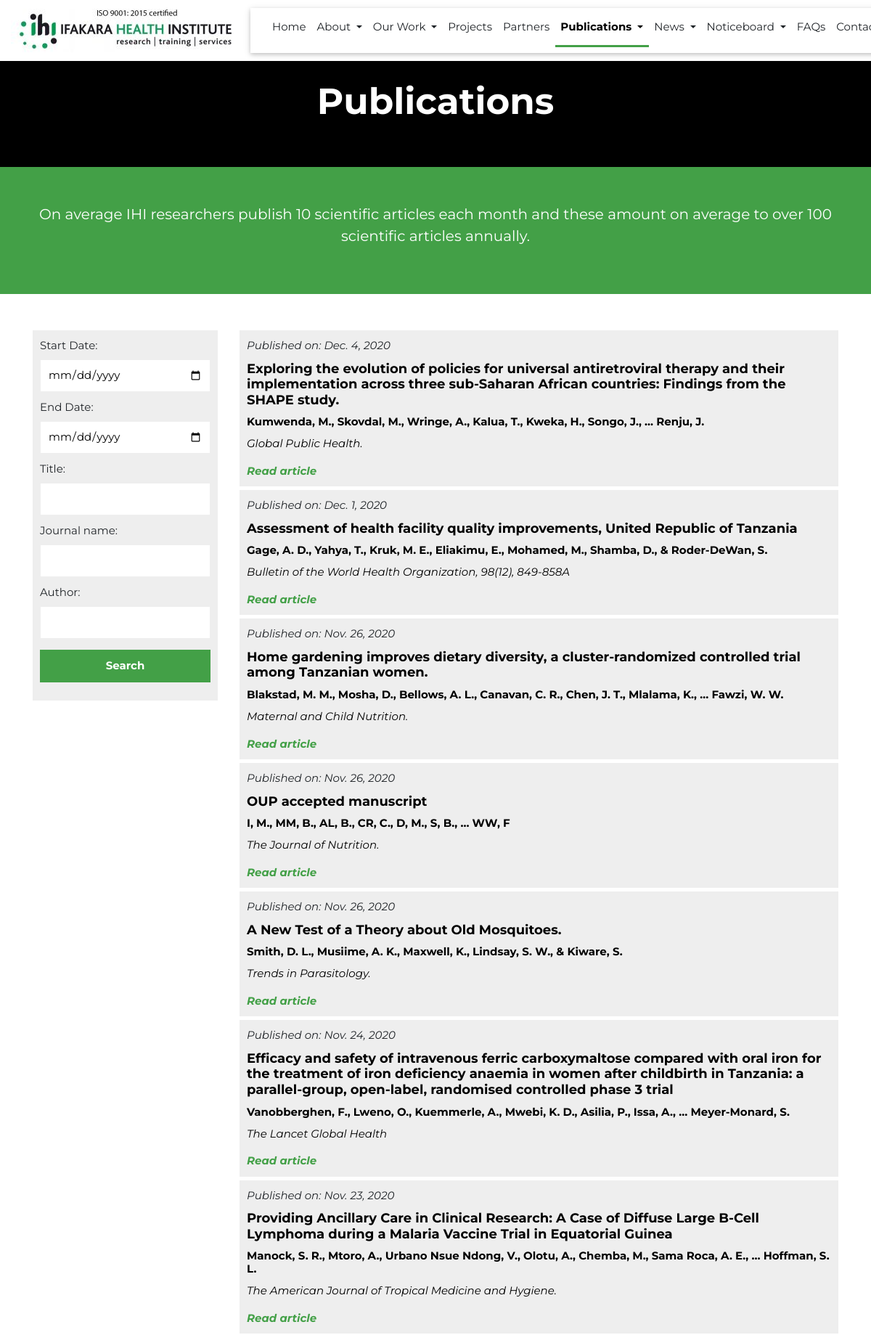
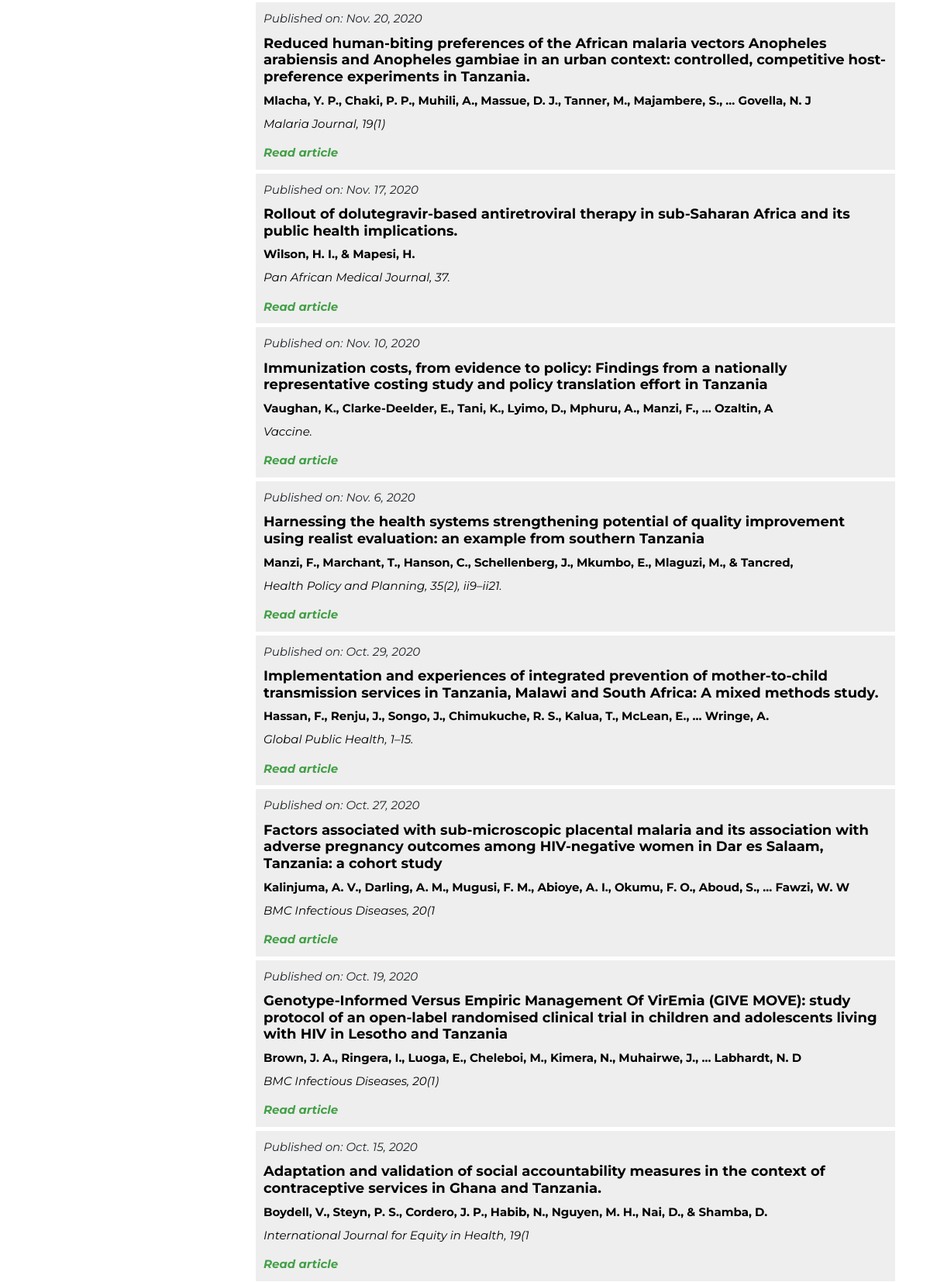
The app's page /publications/journals-paper/ (upper part) with its own data (2 pictures, top to bottom).
### ihi_wepapp/models.py (models this page shows, shortened)
class Publications(models.Model):
    published_date = models.DateField(blank=True)
    title = models.CharField(max_length = 500)
    journal_name= models.CharField(max_length = 100)
    authors = models.CharField(max_length = 1000, default = "")
    website_link = models.CharField(max_length = 200)
    abstract = RichTextField()
    class Meta:
        verbose_name_plural = "Publications"

### ihi_wepapp/views.py (the view)
# urls.py: path('publications/journals-paper/', views.journalPaper, name = 'journalPaper'),
def journalPaper(request):
    get_publications = Publications.objects.all().order_by('-published_date')
    get_events = Events.objects.all().order_by('-id')[:2]
    mypubfilter = PublicationFilter(request.GET, queryset = get_publications)
    get_publications = mypubfilter.qs
    context = {
        'get_publications': get_publications,
        'get_events': get_events,
        'mypubfilter': mypubfilter
    }
    template_name = 'pages/publications/journalpaper.html'
    return render(request, template_name, context)

### ihi_wepapp/templates/pages/publications/journalpaper.html (shortened to what this page needs)
{% extends "../base.html" %}
{% load static %}
{% block contents %}
<div class="journals_paper">
  <div class="container">
    <div class="row">
      <div class="col-md-12">
        <div class="content">
          <h1>publications</h1>
        </div>
      </div>
    </div>
  </div>
</div>
<div class="section_one_pub">
  <div class="container">
    <div class="row">
      <div class="col-md-12">
        <div class="content">
          <p>On average IHI researchers publish 10 scientific articles each month and these amount on average to over 100 scientific articles annually.</p>
        </div>
      </div>
    </div>
  </div>
</div>
<div class="section_two_pub_list">
  <div class="container">
    <div class="row">
      <div class="col-md-3">
        <div class="content_filter_pub">
          <form class="" action="" method="get">
            <div class="form-group">
              {{ mypubfilter.form }}
            </div>
            <div class="form-group">
              <button type="submit" name="button" value="result">Search</button>
            </div>
          </form>
        </div>
      </div>
      <div class="col-md-9">
        <div class="content_pub_list">
          {% for pub in get_publications %}
          <div class="pub_list">
            <i>Published on: {{ pub.published_date }}</i>
            <h2>{{ pub.title }}</h2>
            <h3>{{ pub.authors }}</h3>
            <p>{{ pub.journal_name }}</p>
            <a href="{{ pub.website_link }}" target="_blank">Read article</a>
          </div>
          {% endfor %}
        </div>
      </div>
    </div>
  </div>
</div>
{% endblock %}

### static/css/w3.css (style rules this page uses)
html { box-sizing:border-box }
*,*:before,*:after { box-sizing:inherit }
html { -ms-text-size-adjust:100%;-webkit-text-size-adjust:100% }
body { margin:0 }
a { background-color:transparent }
button,input,select,textarea,optgroup { font:inherit;margin:0 }
button,input { overflow:visible }
button,select { text-transform:none }
button,[type=button],[type=reset],[type=submit] { -webkit-appearance:button }
html,body { font-family:Verdana,sans-serif;font-size:15px;line-height:1.5 }
html { overflow-x:hidden }
h1 { font-size:36px }
h2 { font-size:30px }
h3 { font-size:24px }
h1,h2,h3,h4,h5,h6 { font-family:"Segoe UI",Arial,sans-serif;font-weight:400;margin:10px 0 }
a { color:inherit }

### records on screen
Publications: published_date "Dec. 4, 2020", title "Exploring the evolution of policies for universal antiretroviral therapy and their implementation across three sub-Saharan African countries: Findings from the SHAPE study.", authors "Kumwenda, M., Skovdal, M., Wringe, A., Kalua, T., Kweka, H., Songo, J., … Renju, J.", journal_name "Global Public Health."
Publications: published_date "Dec. 1, 2020", title "Assessment of health facility quality improvements, United Republic of Tanzania", authors "Gage, A. D., Yahya, T., Kruk, M. E., Eliakimu, E., Mohamed, M., Shamba, D., & Roder-DeWan, S.", journal_name "Bulletin of the World Health Organization, 98(12), 849-858A"
Publications: published_date "Nov. 26, 2020", title "Home gardening improves dietary diversity, a cluster-randomized controlled trial among Tanzanian women.", authors "Blakstad, M. M., Mosha, D., Bellows, A. L., Canavan, C. R., Chen, J. T., Mlalama, K., … Fawzi, W. W.", journal_name "Maternal and Child Nutrition."
Publications: published_date "Nov. 26, 2020", title "OUP accepted manuscript", authors "I, M., MM, B., AL, B., CR, C., D, M., S, B., … WW, F", journal_name "The Journal of Nutrition."
Publications: published_date "Nov. 26, 2020", title "A New Test of a Theory about Old Mosquitoes.", authors "Smith, D. L., Musiime, A. K., Maxwell, K., Lindsay, S. W., & Kiware, S.", journal_name "Trends in Parasitology."
Publications: published_date "Nov. 24, 2020", title "Efficacy and safety of intravenous ferric carboxymaltose compared with oral iron for the treatment of iron deficiency anaemia in women after childbirth in Tanzania: a parallel-group, open-label, randomised controlled phase 3 trial", authors "Vanobberghen, F., Lweno, O., Kuemmerle, A., Mwebi, K. D., Asilia, P., Issa, A., … Meyer-Monard, S.", journal_name "The Lancet Global Health"
Publications: published_date "Nov. 23, 2020", title "Providing Ancillary Care in Clinical Research: A Case of Diffuse Large B-Cell Lymphoma during a Malaria Vaccine Trial in Equatorial Guinea", authors "Manock, S. R., Mtoro, A., Urbano Nsue Ndong, V., Olotu, A., Chemba, M., Sama Roca, A. E., … Hoffman, S. L.", journal_name "The American Journal of Tropical Medicine and Hygiene."
Publications: published_date "Nov. 20, 2020", title "Reduced human-biting preferences of the African malaria vectors Anopheles arabiensis and Anopheles gambiae in an urban context: controlled, competitive host-preference experiments in Tanzania.", authors "Mlacha, Y. P., Chaki, P. P., Muhili, A., Massue, D. J., Tanner, M., Majambere, S., … Govella, N. J", journal_name "Malaria Journal, 19(1)"
Publications: published_date "Nov. 17, 2020", title "Rollout of dolutegravir-based antiretroviral therapy in sub-Saharan Africa and its public health implications.", authors "Wilson, H. I., & Mapesi, H.", journal_name "Pan African Medical Journal, 37."
Publications: published_date "Nov. 10, 2020", title "Immunization costs, from evidence to policy: Findings from a nationally representative costing study and policy translation effort in Tanzania", authors "Vaughan, K., Clarke-Deelder, E., Tani, K., Lyimo, D., Mphuru, A., Manzi, F., … Ozaltin, A", journal_name "Vaccine."
Publications: published_date "Nov. 6, 2020", title "Harnessing the health systems strengthening potential of quality improvement using realist evaluation: an example from southern Tanzania", authors "Manzi, F., Marchant, T., Hanson, C., Schellenberg, J., Mkumbo, E., Mlaguzi, M., & Tancred,", journal_name "Health Policy and Planning, 35(2), ii9–ii21."
Publications: published_date "Oct. 29, 2020", title "Implementation and experiences of integrated prevention of mother-to-child transmission services in Tanzania, Malawi and South Africa: A mixed methods study.", authors "Hassan, F., Renju, J., Songo, J., Chimukuche, R. S., Kalua, T., McLean, E., … Wringe, A.", journal_name "Global Public Health, 1–15."
Publications: published_date "Oct. 27, 2020", title "Factors associated with sub-microscopic placental malaria and its association with adverse pregnancy outcomes among HIV-negative women in Dar es Salaam, Tanzania: a cohort study", authors "Kalinjuma, A. V., Darling, A. M., Mugusi, F. M., Abioye, A. I., Okumu, F. O., Aboud, S., … Fawzi, W. W", journal_name "BMC Infectious Diseases, 20(1"
Publications: published_date "Oct. 19, 2020", title "Genotype-Informed Versus Empiric Management Of VirEmia (GIVE MOVE): study protocol of an open-label randomised clinical trial in children and adolescents living with HIV in Lesotho and Tanzania", authors "Brown, J. A., Ringera, I., Luoga, E., Cheleboi, M., Kimera, N., Muhairwe, J., … Labhardt, N. D", journal_name "BMC Infectious Diseases, 20(1)"
Publications: published_date "Oct. 15, 2020", title "Adaptation and validation of social accountability measures in the context of contraceptive services in Ghana and Tanzania.", authors "Boydell, V., Steyn, P. S., Cordero, J. P., Habib, N., Nguyen, M. H., Nai, D., & Shamba, D.", journal_name "International Journal for Equity in Health, 19(1"
